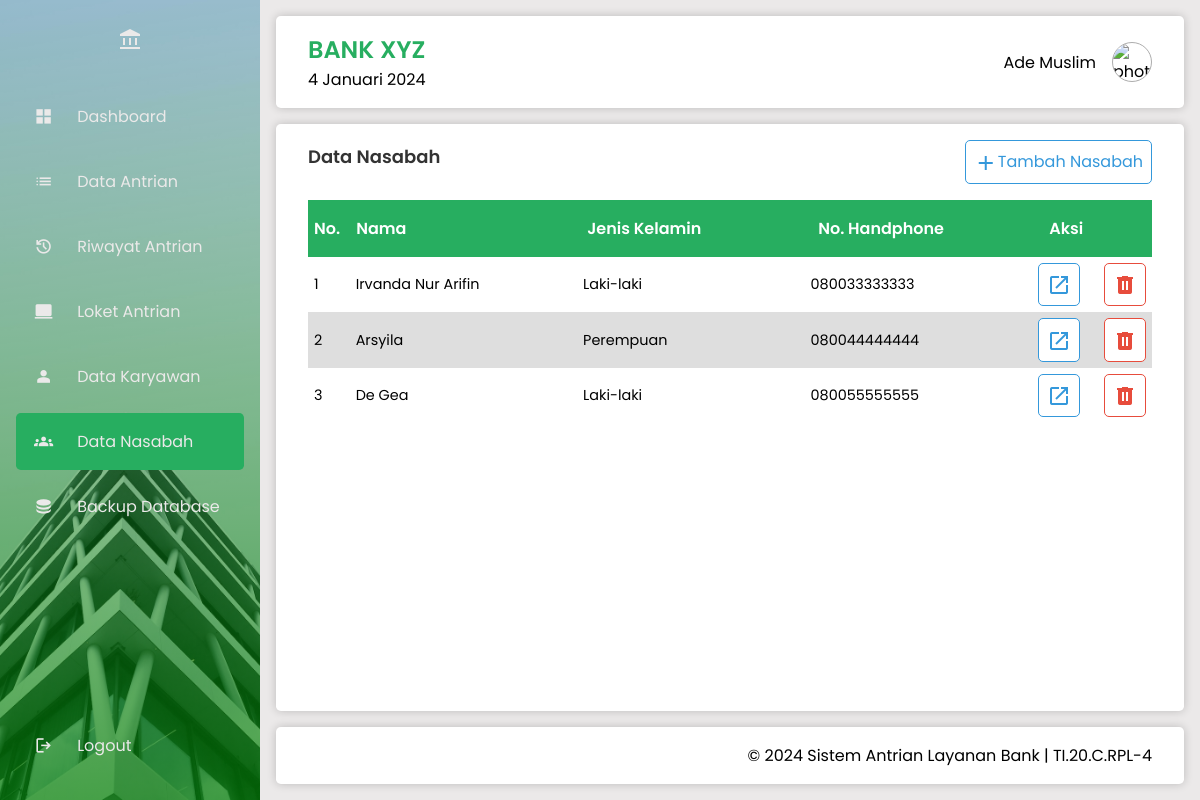
The app's page /data_nasabah/index.php (signed in) with its own data.
### tables this page shows
CREATE TABLE `nasabah` (
  `id_nasabah` int NOT NULL AUTO_INCREMENT,
  `nik` varchar(16) NOT NULL,
  `nama` varchar(60) NOT NULL,
  `jenis_kelamin` enum('laki-laki','perempuan') NOT NULL,
  `tanggal_lahir` date NOT NULL,
  `alamat` varchar(120) NOT NULL,
  `no_hp` varchar(13) NOT NULL,
  `password` varchar(60) NOT NULL,
  `foto` varchar(120) NOT NULL,
  `role` varchar(7) NOT NULL DEFAULT 'nasabah',
  PRIMARY KEY (`id_nasabah`)
);

### data_nasabah/index.php (the view, shortened to what this page needs)
<?php
include '../header.php';
?>
    <main>
        <section class="data-section">
            <div class="data-info">
                <h2 class="data-title">Data Nasabah</h2>
                <button class="btn" onclick="window.location.href='add.php'"><span class="material-symbols-outlined">add</span>Tambah Nasabah</button>
            </div>
            <div class="data-table">
                <table>
                    <thead>
                        <tr class="flex-row">
                            <th class="first-th">No.</th>
                            <th>Nama</th>
                            <th>Jenis Kelamin</th>
                            <th>No. Handphone</th>
                            <th class="last-th">Aksi</th>
                        </tr>
                    </thead>
                    <tbody>
                    <?php
                    $no = 1;
                    $result = mysqli_query($conn, "SELECT * FROM nasabah") or die(mysqli_error($conn));
                    if (mysqli_num_rows($result) > 0) {
                        while ($data = mysqli_fetch_assoc(($result))) { ?>
                        <tr class="flex-row">
                            <td class="first-td"><?= $no++ ?></td>
                            <td><?= ucwords($data['nama']) ?></td>
                            <td><?= ucfirst($data['jenis_kelamin']) ?></td>
                            <td><?= $data['no_hp'] ?></td>
                            <td class="last-td">
                                <div class="btn-group">
                                    <button class="btn" onclick="openModalDetailNasabah(<?= $data['id_nasabah'] ?>)">
                                        <span class="material-symbols-outlined">open_in_new</span>
                                    </button>
                                    <a href="del.php?id=<?= $data['id_nasabah'] ?>" onclick="return confirm('Yakin akan menghapus data?')" class="secondary-btn" role="button" aria-label="Hapus data"><span class="material-symbols-outlined">delete</span></a>
                                </div>
                            </td>
                        </tr>
                        <?php
                        }
                    } else {
                        echo "<tr><td colspan=\"5\" align=\"center\">Data tidak ditemukan.</td></tr>";
                    }
                    ?>
                    </tbody>
                </table>
            </div>
        </section>
    </main>
<?php
include '../footer.php';

### _assets/css/style.css (style rules this page uses)
* { margin: 0; padding: 0; border: 0; font-size: 100%; font: inherit; vertical-align: baseline; box-sizing: border-box; }
html { font-size: 16px; }
html, body, div, span, h1, h2, h3, h4, h5, h6, p, a, img, ul, ol, li, table, tr, th, td, form, input, button { margin: 0; padding: 0; border: 0; font: inherit; vertical-align: baseline; box-sizing: border-box; }
a { text-decoration: none; color: inherit; }
.fade-in { opacity: 1; transition: opacity 0.5s ease-in; }
:root { --primary-color: #2ecc71; --primary-color-2: rgba(0, 255, 21, 0.1); --secondary-color: #27ae60; --accent-color: #3498db; --background-color: #ebe9e9; --light-text-color: #ebe9e9; --text-color: #333; --link-color: #2980b9; --success-color: #16a085; --error-color: #e74c3c; --warning-color: #ff4500; }
.material-symbols-outlined { font-variation-settings: 'FILL' 1, 'wght' 400, 'GRAD' 0, 'opsz' 24 }
body { display: flex; width: 100vw; height: 100vh; font-family: "Poppins", sans-serif; font-size: 1rem; }
h2 { font-size: 1.1rem; font-weight: 600; }
header, main, footer { padding: 1rem 2rem; }
header, main, footer { background-color: #fff; border-radius: .3rem; box-shadow: 0 0 10px rgba(0, 0, 0, 0.2); }
.card-title, .data-title { font-size: 18px; color: #333; margin-bottom: 10px; }
.data-section, .form-section { display: flex; width: 100%; flex-direction: column; gap: 1rem; justify-content: space-between; }
.data-info, .form-info { display: flex; justify-content: space-between; align-items: center; }
.data-table { overflow: auto; width: 100%; max-height: 300px; }
table { width: 100%; border-collapse: collapse; }
tbody { font-size: .9rem; }
th, td { text-align: left; width: 100%; }
th { padding: 16px 6px; font-weight: 600; }
td { padding: 6px; text-align: left; }
.flex-row { display: flex; justify-content: space-between; align-items: center; }
.last-th, .fix-th, .last-td, .fix-td { width: 45%; }
.last-td .btn-group { display: flex; justify-content: space-between; }
.first-th, .first-td { width: 15%; }
tbody tr:nth-child(even) { background-color: #dedede; }
thead { background-color: var(--secondary-color); color: #fff; position: sticky; top: 0; z-index: 1; }
tbody { max-height: 300px; overflow-y: auto; }
.data-table { scrollbar-width: thin; }
.btn, .btn:link, .btn:visited { display: inline-block; padding: 8px; font-size: 16px; text-align: center; text-decoration: none; cursor: pointer; border: 1px solid var(--accent-color); border-radius: 5px; color: var(--accent-color); background-color: #fff; transition: background-color 0.3s, color 0.3s; }
.secondary-btn, .secondary-btn:link, .secondary-btn:visited { display: inline-block; padding: 8px; font-size: 16px; text-align: center; text-decoration: none; cursor: pointer; border: 1px solid var(--error-color); border-radius: 5px; color: var(--error-color); background-color: #fff; transition: background-color 0.3s, color 0.3s; }
.material-symbols-outlined { font-size: 24px; vertical-align: middle; }
.btn-group { display: flex; gap: 1.5rem; }

### records on screen
nasabah: nama "Irvanda Nur Arifin", jenis_kelamin "Laki-laki", no_hp "080033333333"
nasabah: nama "Arsyila", jenis_kelamin "Perempuan", no_hp "080044444444"
nasabah: nama "De Gea", jenis_kelamin "Laki-laki", no_hp "080055555555"

### other values on screen
tanggalIndonesia() "4 Januari 2024"
$_SESSION['user_nama'] "Ade Muslim"
